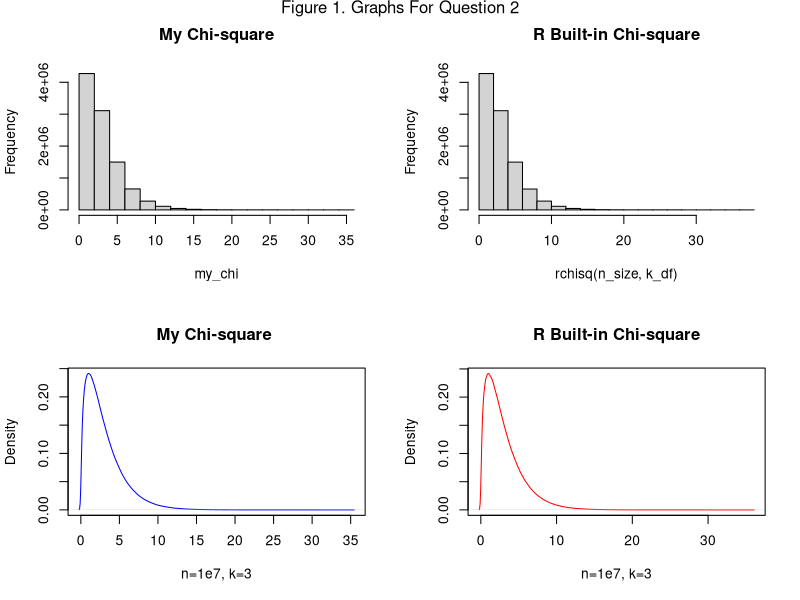
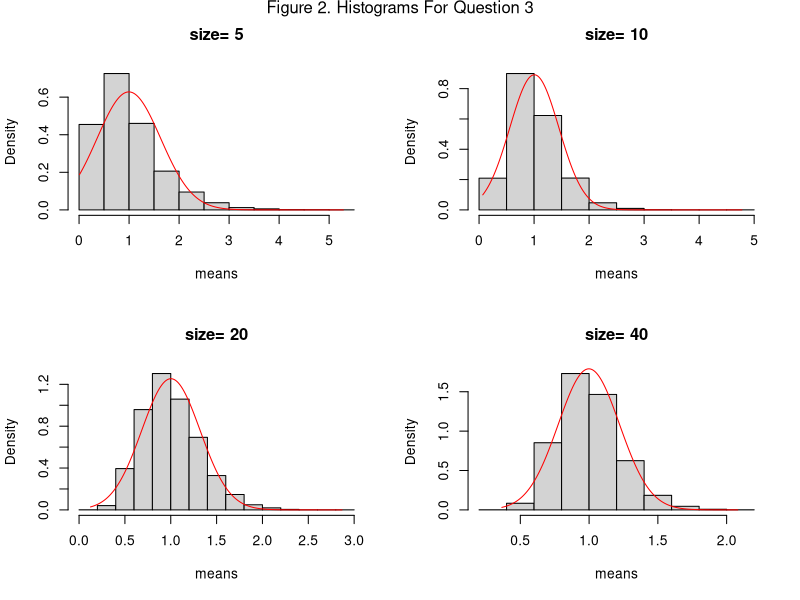

Write the R code that produced these figures, in order.
## ---- chunk 1
## Global options
knitr::opts_chunk$set(
  cache = TRUE,
  prompt = TRUE,
  comment = '',
  collapse = TRUE,
  warning = FALSE,
  message = FALSE)
## ---- chunk 2
my_chisqr <- function(n, k){
  # create a vector with n 0s
  Q <- rep(0,n)
  # use a loop to k times sampling
  for (df in c(1:k)){
    # create a vector of RVs from a standard normal distribution
    rv_vec <- rnorm(n, mean = 0, sd = 1)
    # square the randomly RVs and adds them up within the for loop
    Q <- Q + rv_vec^2
  }
  return(Q)
}
## ---- chunk 3
set.seed(1000)
n_size <- 1e7
k_df <- 3
# using the function above to get the chi-square with n size and k degree freedom
my_chi <- my_chisqr(n_size, k_df)
# plot the the results by using ggplot and plot(density) to make the figure looking good
par(mfrow = c(2,2))
# draw the histogram
hist(my_chi, breaks=20, main = "My Chi-square")
hist(rchisq(n_size, k_df), breaks = 20, main = "R Built-in Chi-square")
plot(density(my_chi), col = "blue",
     main = "My Chi-square ",
     xlab = 'n=1e7, k=3',
     ylab = 'Density')
plot(density(rchisq(n_size, k_df)), col = "red",
     main = "R Built-in Chi-square",
     xlab = 'n=1e7, k=3',
     ylab = 'Density')
# to add a main title for all four graphs
mtext("Figure 1. Graphs For Question 2",
      side = 3,
      line = -1,
      outer = T)
## ---- chunk 4
# create a vector to load the 1e5 means
means_set <- rep(0, 10000)
# use a for loop to draw sample for 1e5 times
get_means <- function(size){ 
  for (i in c(1:10000)) {
    # draw a sample from a chisqr distribution with size and 1 df
    rv_vec <- rchisq(size, 1)
    means_set[i] <- mean(rv_vec)
  }
  return(means_set)
} 
## ---- chunk 5
par(mfrow = c(2,2))
for (size_ in c(5, 10, 20, 40)) {
  mean_vec <- get_means(size_)
  # add argument prob = TRUE to draw density hist.
  hist(mean_vec, prob = TRUE, breaks = 10,
       main = paste("size=", as.character(size_)),
       xlab = "means")
  x <- seq(min(mean_vec),max(mean_vec), length = length(mean_vec))
  f <- dnorm(x, mean = mean(mean_vec), sd = sd(mean_vec))
  lines(x,f, col = 'red', lwd = 1)
}
mtext("Figure 2. Histograms For Question 3",
      side = 3,
      line = -1,
      outer = T)
## ---- chunk 6
# import the package to run multivariate normal distribution

data_gen <- function(n){
  library(mvtnorm)
  # define the covariance matrix of X1, X2, and X3
  # note X1~X3 are all continuous variables.
  cov_matrix <- matrix(c(13.6, -14.5, -103.4, 
                         -14.5, 65.2, 154.0,
                         -103.4, 154.0, 2702.0),3,3)
  # generate the X's matrix using multivariate normal distribution
  X <- rmvnorm(n = n, sigma = cov_matrix) # TODO: what about the means?
  # X is a n * 3 matrix
  X1 <- X[,1]; X2 <- X[,2]; X3 <- X[,3]
  # generate the error term
  Error <- rnorm(n = n, mean = 0, sd = 0.75)
  # estimate the vector of dependent variable based on the model
  Y <- 71.0 - 0.28*X1 + 0.05*X2 - 0.007*X3 + Error
  out <- data.frame(X1,X2,X3,Y)
  return(out)
}
## ---- chunk 7
set.seed(666)
data_simulate <- data_gen(1000)
# head(data_simulate)
lm_est <- lm(Y ~ X1 + X2 + X3, data = data_simulate)
summary(lm_est)
